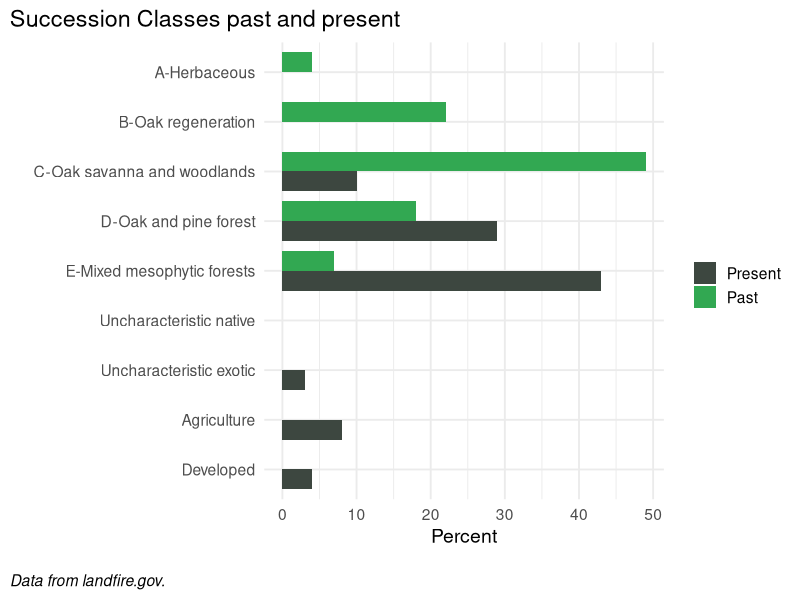
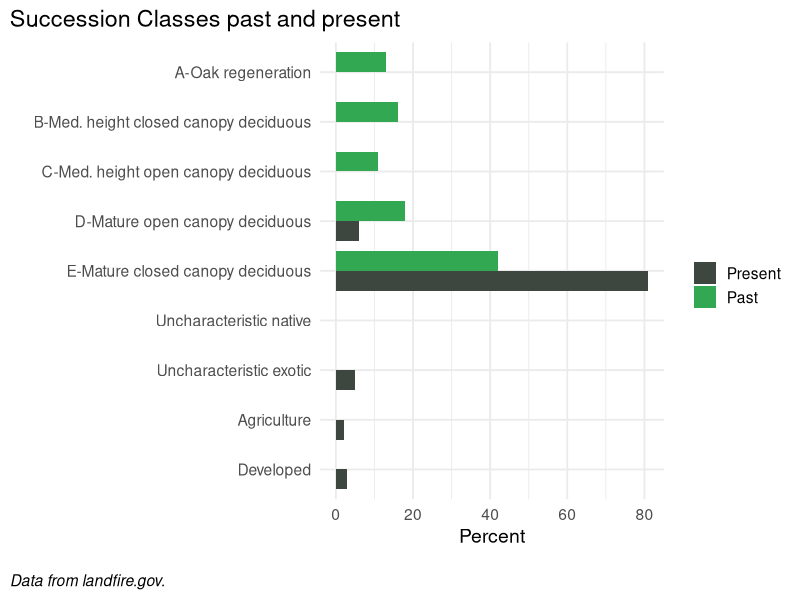
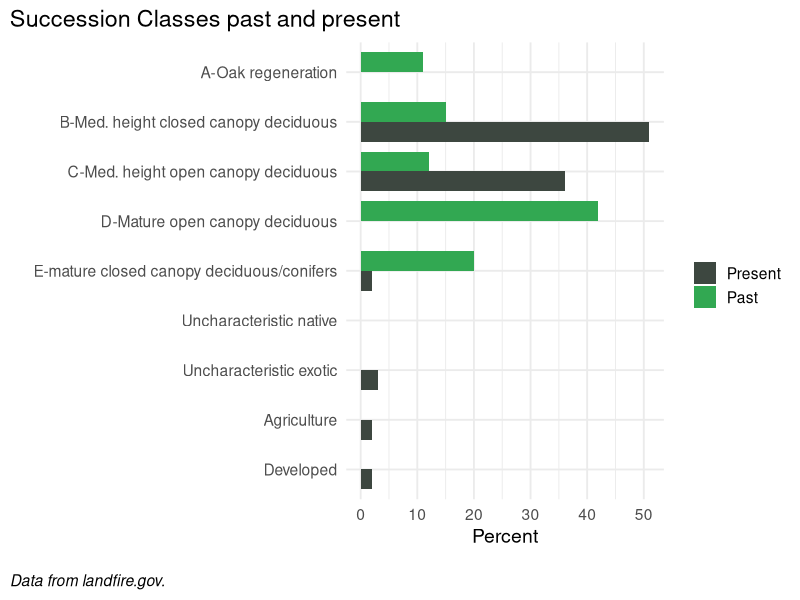

Here is the R script that generated these plots, in order:
## ---- chunk 1
library(tidyverse)
## ---- chunk 2

bps_scls_3 <- read.csv("data/bpsScls3.csv") %>%
  group_by(Var1) %>%
  mutate(total.count = sum(Freq)) %>%
  ungroup() %>%
  dplyr::filter(dense_rank(desc(total.count)) < 7) %>%
  dplyr::select(c("BpS_Name", "refLabel",  "currentPercent", "refPercent")) %>%
  pivot_longer(
    cols = c(`refPercent`, `currentPercent`), 
    names_to = "refCur", 
    values_to = "Percent"
  )


# order classes
bps_scls_3$refLabel <- factor(bps_scls_3$refLabel, levels= c(
  'Developed',
  'Agriculture',
  'Uncharacteristic exotic',
  'Uncharacteristic native',
  'E-Mixed mesophytic forests',
  'D-Oak and pine forest',
  'C-Oak savanna and woodlands',
  'B-Oak regeneration',
  'A-Herbaceous'
))

# reverse
factor(bps_scls_3$refLabel, levels = rev(levels(bps_scls_3$refLabel)))
## ---- chunk 3


sclasplot <-
  ggplot(bps_scls_3, aes(fill=factor(refCur), y=Percent, x=refLabel)) + 
  geom_col(width = 0.8, position = position_dodge()) +
  coord_flip() +
  scale_x_discrete(limits = (levels(bps_scls_3$refLabel))) +
  labs(
    title = "Succession Classes past and present",
    caption = "\nData from landfire.gov.",
    x = "",
    y = "Percent")+
  theme_minimal(base_size = 14)+
  theme(plot.caption = element_text(hjust = 0, face= "italic"), #Default is hjust=1
        plot.title.position = "plot", #NEW parameter. Apply for subtitle too.
        plot.caption.position =  "plot") +
  scale_fill_manual(values = c("#3d4740", "#32a852" ), # present (grey), historical (green)
                    name = " ", 
                    labels = c("Present",
                               "Past")) +
  theme(panel.spacing = unit(.05, "lines"))


sclasplotDMO <- sclasplot %+% subset(bps_scls_3, BpS_Name %in% c("Northeastern Interior Dry-Mesic Oak Forest"))


sclasplotDMO

## ---- chunk 4

bps_scls_3 <- read.csv("data/bpsScls3.csv") %>%
  group_by(Var1) %>%
  mutate(total.count = sum(Freq)) %>%
  ungroup() %>%
  dplyr::filter(dense_rank(desc(total.count)) < 7) %>%
  dplyr::select(c("BpS_Name", "refLabel",  "currentPercent", "refPercent")) %>%
  pivot_longer(
    cols = c(`refPercent`, `currentPercent`), 
    names_to = "refCur", 
    values_to = "Percent"
  )


# order classes
bps_scls_3$refLabel <- factor(bps_scls_3$refLabel, levels= c(
  'Developed',
  'Agriculture',
  'Uncharacteristic exotic',
  'Uncharacteristic native',
  'E-Mature closed canopy deciduous',
  'D-Mature open canopy deciduous',
  'C-Med. height open canopy deciduous',
  'B-Med. height closed canopy deciduous',
  'A-Oak regeneration'
))

# reverse
factor(bps_scls_3$refLabel, levels = rev(levels(bps_scls_3$refLabel)))

## ---- chunk 5



sclasplot <-
  ggplot(bps_scls_3, aes(fill=factor(refCur), y=Percent, x=refLabel)) + 
  geom_col(width = 0.8, position = position_dodge()) +
  coord_flip() +
  scale_x_discrete(limits = (levels(bps_scls_3$refLabel))) +
  labs(
    title = "Succession Classes past and present",
    caption = "\nData from landfire.gov.",
    x = "",
    y = "Percent")+
  theme_minimal(base_size = 14)+
  theme(plot.caption = element_text(hjust = 0, face= "italic"), #Default is hjust=1
        plot.title.position = "plot", #NEW parameter. Apply for subtitle too.
        plot.caption.position =  "plot") +
  scale_fill_manual(values = c("#3d4740", "#32a852" ), # present (grey), historical (green)
                    name = " ", 
                    labels = c("Present",
                               "Past")) +
  theme(panel.spacing = unit(.05, "lines"))


sclasplotCAMOF <- sclasplot %+% subset(bps_scls_3, BpS_Name %in% c("Central and Southern Appalachian Montane Oak Forest"))


sclasplotCAMOF
## ---- chunk 6

bps_scls_3 <- read.csv("data/bpsScls3.csv") %>%
  group_by(Var1) %>%
  mutate(total.count = sum(Freq)) %>%
  ungroup() %>%
  dplyr::filter(dense_rank(desc(total.count)) < 7) %>%
  dplyr::select(c("BpS_Name", "refLabel",  "currentPercent", "refPercent")) %>%
  pivot_longer(
    cols = c(`refPercent`, `currentPercent`), 
    names_to = "refCur", 
    values_to = "Percent"
  )


# order classes
bps_scls_3$refLabel <- factor(bps_scls_3$refLabel, levels= c(
  'Developed',
  'Agriculture',
  'Uncharacteristic exotic',
  'Uncharacteristic native',
  'E-mature closed canopy deciduous/conifers',
  'D-Mature open canopy deciduous',
  'C-Med. height open canopy deciduous',
  'B-Med. height closed canopy deciduous',
  'A-Oak regeneration'
))

# reverse
factor(bps_scls_3$refLabel, levels = rev(levels(bps_scls_3$refLabel)))

## ---- chunk 7



sclasplot <-
  ggplot(bps_scls_3, aes(fill=factor(refCur), y=Percent, x=refLabel)) + 
  geom_col(width = 0.8, position = position_dodge()) +
  coord_flip() +
  scale_x_discrete(limits = (levels(bps_scls_3$refLabel))) +
  labs(
    title = "Succession Classes past and present",
    caption = "\nData from landfire.gov.",
    x = "",
    y = "Percent")+
  theme_minimal(base_size = 14)+
  theme(plot.caption = element_text(hjust = 0, face= "italic"), #Default is hjust=1
        plot.title.position = "plot", #NEW parameter. Apply for subtitle too.
        plot.caption.position =  "plot") +
  scale_fill_manual(values = c("#3d4740", "#32a852" ), # present (grey), historical (green)
                    name = " ", 
                    labels = c("Present",
                               "Past")) +
  theme(panel.spacing = unit(.05, "lines"))


sclasplotCADOP <- sclasplot %+% subset(bps_scls_3, BpS_Name %in% c("Central Appalachian Dry Oak-Pine Forest"))


sclasplotCADOP
